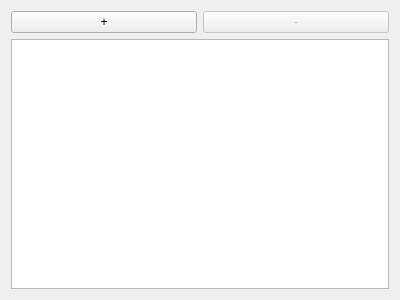
<?xml version="1.0" encoding="UTF-8"?>
<ui version="4.0">
 <class>WidgetValidFields</class>
 <widget class="QWidget" name="WidgetValidFields">
  <property name="geometry">
   <rect>
    <x>0</x>
    <y>0</y>
    <width>400</width>
    <height>300</height>
   </rect>
  </property>
  <property name="windowTitle">
   <string>Form</string>
  </property>
  <layout class="QGridLayout" name="gridLayout">
   <item row="0" column="0">
    <widget class="QPushButton" name="btAdd">
     <property name="text">
      <string>+</string>
     </property>
    </widget>
   </item>
   <item row="0" column="1">
    <widget class="QPushButton" name="btDel">
     <property name="enabled">
      <bool>false</bool>
     </property>
     <property name="text">
      <string>-</string>
     </property>
    </widget>
   </item>
   <item row="1" column="0" colspan="2">
    <widget class="QTableView" name="tvFields"/>
   </item>
  </layout>
 </widget>
 <resources/>
 <connections/>
</ui>
